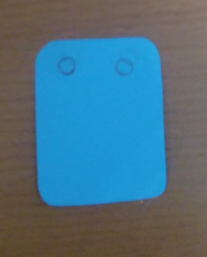
#> input picture aula-3-segmentacao/desafio-1/imagens/15114495612954293.png, 207 x 257 px, given in place of the camera
$ jupyter execute --allow-errors desafio-1.ipynb   (shell and % lines are left out)   (text cells are left out)
#> lines starting #> are read from the running program, lines starting #| are printed output that depends on the picture; after the words box and inside, x2 and y2 are one past the last pixel; in counts of white or black regions, pixels touching at a corner belong together
#> further down, image_frame is the input picture: shape (257, 207, 3); mean B, G, R 131, 113, 75.7
[cell 1]
import numpy as np
import matplotlib.image as mpimg
import matplotlib.pyplot as plt
import seaborn as sns
import cv2
print(cv2.__version__)

#Pop-up do Matplotlib
#%matplotlib qt

#Exibição na mesma tela do Jupyter

plt.style.use('seaborn')
sns.set_style("whitegrid", {'axes.grid' : False})

[cell 2]
def conversao_contornos(imagem):
    imagem_gray = cv2.cvtColor(imagem, cv2.COLOR_BGR2GRAY)
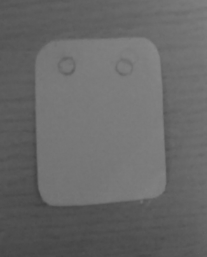
#> imagem_gray: shape (257, 207); min 65, max 136, mean 103.9
    imagem_gray_suavizada = cv2.GaussianBlur(imagem_gray, (7,7), 0)
    imagem_bordas = cv2.Canny(imagem_gray_suavizada, 20, 80)
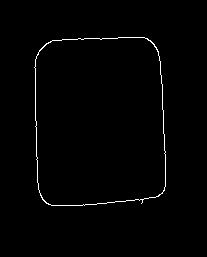
#> imagem_bordas: shape (257, 207); 1.1% white in thin lines or dots, all inside (x1, y1, x2, y2) = (34, 37, 166, 206)
    _, imagem_bordas_limiarizada = cv2.threshold(imagem_bordas, 10, 255, cv2.THRESH_BINARY_INV)
    return imagem_bordas_limiarizada

[cell 3]
cam_capture = cv2.VideoCapture(0)

#> (the rest of this cell did not finish here and is left out)

$ run again, on aula-3-segmentacao/desafio-1/imagens/1511449703282040.png
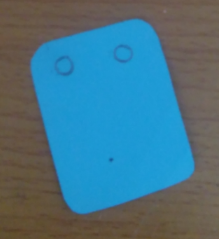
#> input picture aula-3-segmentacao/desafio-1/imagens/1511449703282040.png, 219 x 239 px, given in place of the camera
#> image_frame is the input picture: shape (239, 219, 3); mean B, G, R 134.1, 116, 71.2
#> in conversao_contornos, `imagem_gray = cv2.cvtColor(imagem, cv2.COLOR_BGR2GRAY)`:
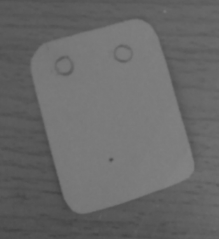
#> imagem_gray: shape (239, 219); min 63, max 130, mean 104.6
#> in conversao_contornos, `imagem_bordas = cv2.Canny(imagem_gray_suavizada, 20, 80)`:
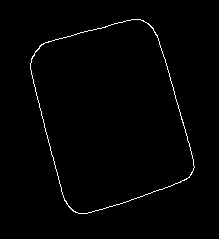
#> imagem_bordas: shape (239, 219); 1.1% white in thin lines or dots, all inside (x1, y1, x2, y2) = (30, 19, 195, 214)
